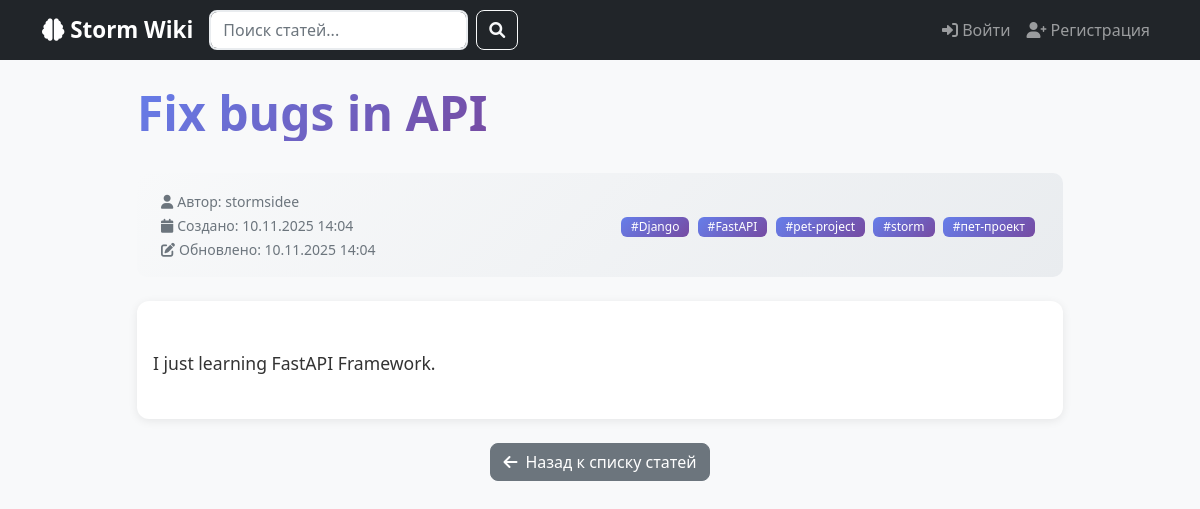
/article/15/, run on the app's committed database.
### app/models.py (models this page shows, shortened)
class Article(models.Model):
    title = models.CharField(max_length=200, verbose_name='Заголовок')
    content = models.TextField(verbose_name='Содержание')
    tags = models.ManyToManyField(Tag, blank=True, verbose_name='Теги')
    author = models.ForeignKey(User, on_delete=models.CASCADE, verbose_name='Автор')
    created_at = models.DateTimeField(auto_now_add=True, verbose_name='Создано')
    updated_at = models.DateTimeField(auto_now=True, verbose_name='Обновлено')
    is_published = models.BooleanField(default=True, verbose_name='Опубликовано')
    class Meta:
        verbose_name = 'Статья'
        verbose_name_plural = 'Статьи'
        ordering = ['-updated_at']
        indexes = [
            models.Index(fields=['title']),
            models.Index(fields=['created_at']),
        ]

class Tag(models.Model):
    name = models.CharField(max_length=50, unique=True, verbose_name='Заголовок')
    created_at = models.DateTimeField(auto_now_add=True)
    class Meta:
        verbose_name = 'Тег'
        verbose_name_plural = 'Теги'
        ordering = ['name']

### app/views.py (the view)
# urls.py: path('article/<int:pk>/', views.article_detail, name='article_detail'),
def article_detail(request, pk):
    try:
        article = Article.objects.get(pk=pk)
        is_author = request.user.is_authenticated and article.author == request.user
        can_edit = is_author
        if not article.is_published and not is_author:
            raise Article.DoesNotExist
    except Article.DoesNotExist:
        messages.error(request, 'Статья не найдена или у вас нет прав для ее просмотра.')
        return redirect('article_list')
    similar_articles = Article.objects.filter(
        tags__in=article.tags.all(),
        is_published=True
    ).exclude(pk=article.pk).distinct()[:5]
    context = {
        'article': article,
        'similar_articles': similar_articles,
        'is_author': is_author,
        'can_edit': can_edit,
    }
    return render(request, 'article_detail.html', context)

### app/templates/article_detail.html (shortened to what this page needs)
{% extends 'index.html' %}
{% block content %}
<div class="row justify-content-center">
    <div class="col-lg-10">
        <div class="d-flex justify-content-between align-items-center mb-4">
            <h1 class="display-5 fw-bold text-gradient">{{ article.title }}</h1>
        </div>
        <div class="article-meta">
            <div class="row align-items-center">
                <div class="col-md-6">
                    <small class="text-muted">
                        <i class="fas fa-user me-1"></i>Автор: {{ article.author.username }}<br>
                        <i class="fas fa-calendar me-1"></i>Создано: {{ article.created_at|date:"d.m.Y H:i" }}<br>
                        {% if article.created_at != article.updated_at %}
                        <i class="fas fa-edit me-1"></i>Обновлено: {{ article.updated_at|date:"d.m.Y H:i" }}
                        {% endif %}
                    </small>
                </div>
                <div class="col-md-6 text-md-end">
                    {% if article.tags.all %}
                    <div class="mt-2 mt-md-0">
                        {% for tag in article.tags.all %}
                        <span class="badge tag me-1">#{{ tag.name }}</span>
                        {% endfor %}
                    </div>
                    {% endif %}
                </div>
            </div>
        </div>
        <div class="card">
            <div class="card-body">
                <div class="article-content">
                    {{ article.content|linebreaks }}
                </div>
            </div>
        </div>
        <div class="mt-4 text-center">
            <a href="{% url 'my_articles' %}" class="btn btn-secondary">
                <i class="fas fa-arrow-left me-2"></i>Назад к списку статей
            </a>
        </div>
    </div>
</div>
{% endblock %}

### app/templates/index.html (style rules this page uses)
.tag { font-size: 0.75em; background: linear-gradient(135deg, #667eea 0%, #764ba2 100%); color: white; border: none; border-radius: 12px; padding: 4px 10px; }
.card { border: none; box-shadow: 0 2px 10px rgba(0,0,0,0.08); border-radius: 12px; }
.btn { border-radius: 8px; font-weight: 500; transition: all 0.3s ease; }
h1, h2, h3, h4, h5, h6 { color: #2c3e50; font-weight: 600; }
body { background-color: #f8f9fa; color: #495057; font-family: 'Segoe UI', Tahoma, Geneva, Verdana, sans-serif; }
a { text-decoration: none; transition: color 0.3s ease; }
.badge { border-radius: 6px; font-weight: 500; }
.text-gradient { background: linear-gradient(135deg, #667eea 0%, #764ba2 100%); -webkit-background-clip: text; -webkit-text-fill-color: transparent; background-clip: text; }
.article-content { line-height: 1.7; font-size: 1.05rem; }

### app/templates/article_detail.html (style rules this page uses)
.article-content { line-height: 1.7; font-size: 1.1rem; color: #333; margin-top: 2rem; }
.article-content p { margin-bottom: 1.5rem; text-align: justify; }
.article-meta { background: linear-gradient(135deg, #f8f9fa 0%, #e9ecef 100%); padding: 1rem 1.5rem; border-radius: 10px; margin: 1.5rem 0; }

### data on the page
Article: title "Fix bugs in API", author.username "stormsidee", created_at "10.11.2025 14:04", updated_at "10.11.2025 14:04", content "I just learning FastAPI Framework."
Tag: name "Django"
Tag: name "FastAPI"
Tag: name "pet-project"
Tag: name "storm"
Tag: name "пет-проект"
